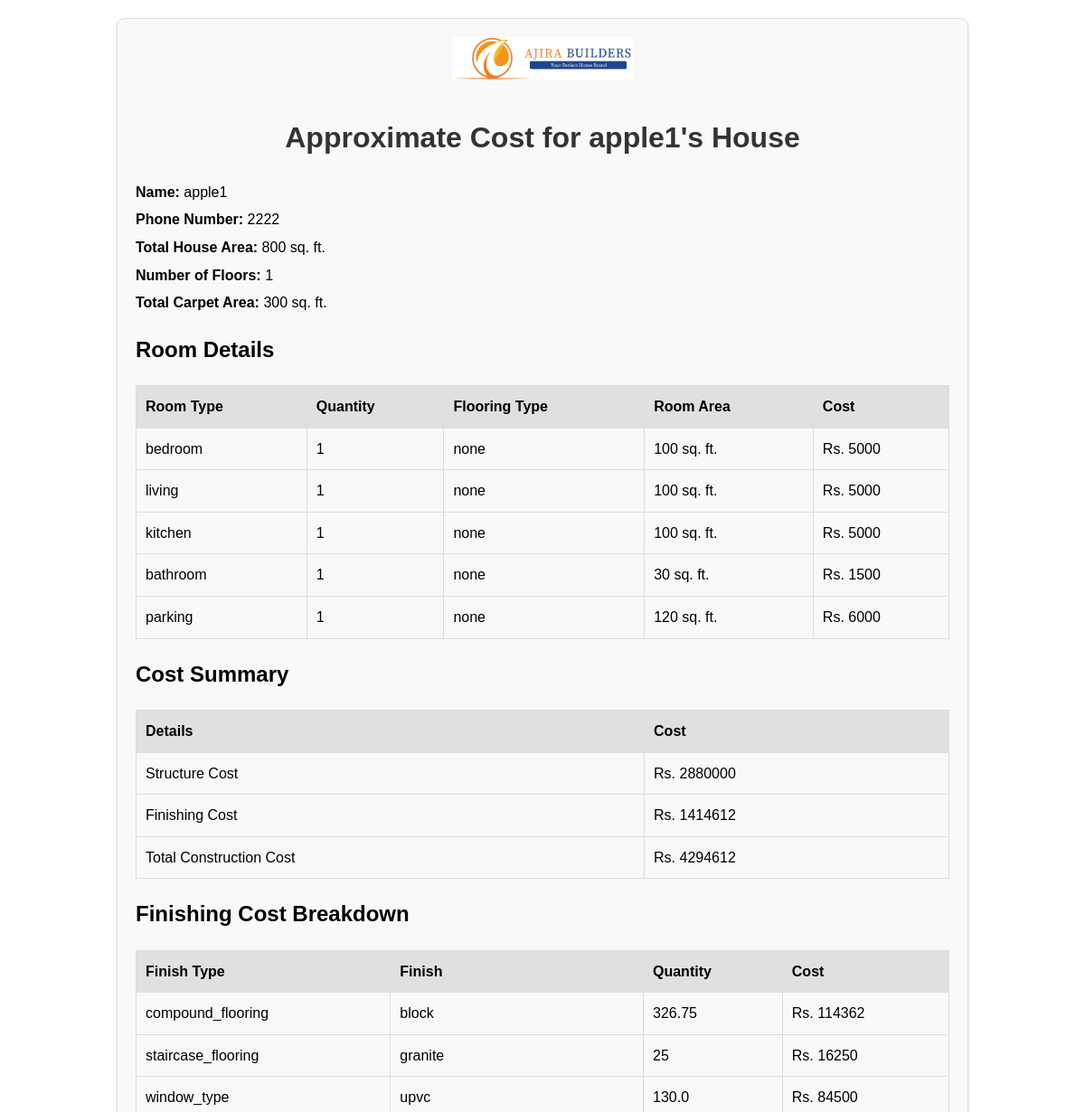
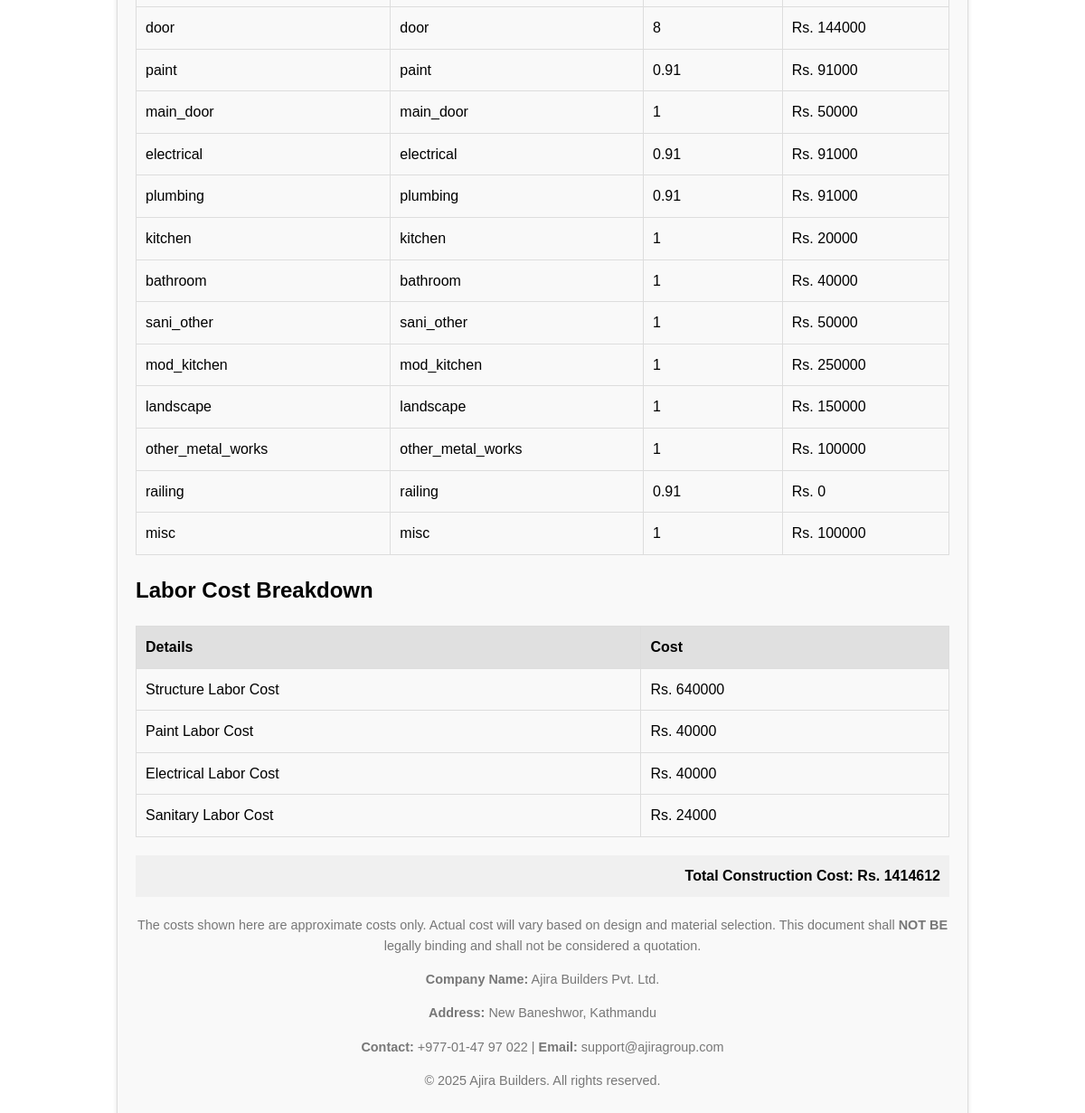
Page /result/ on the committed database (2 pictures, top to bottom).
### ajira/models.py (models this page shows, shortened)
class Summary(models.Model):
    WALLS_AREA = 150
    STAIRS_AREA = 200
    WALLS_AREA_SC_only = 50
    user_name = models.OneToOneField(Home, on_delete=models.CASCADE, related_name='summary')
    phone_number = models.CharField(max_length=13)
    total_house_area = models.PositiveIntegerField(default=0)
    no_of_floors = models.PositiveIntegerField(default=0)
    total_carpet_area = models.PositiveIntegerField(default=0)

class Home(models.Model):
    STATUS_CHOICES = [
        ('affordable', 'Affordable Construction'),
        ('premium', 'Premium Construction'),
    ]
    LAND_AREA_CHOICES = [
        ('2.5-3.0', '2.5 to 3.0 aana'),
        ('3.0-3.5', '3.0 to 3.5 aana'),
        ('3.5-4.0', '3.5 to 4.0 aana'),
        ('4.0-4.5', '4.0 to 4.5 aana'),
        ('4.5-5.0', '4.5 to 5.0 aana'),
        ('> 5.0', 'Greater than 5 aana'),
    ]
    name = models.CharField(max_length=255, unique=True, null=True, blank=True)
    land_area = models.CharField(max_length=20, choices=LAND_AREA_CHOICES)
    ground_coverage = models.FloatField(max_length=50)
    construction_standard = models.CharField(max_length=20, choices=STATUS_CHOICES)
    submitted_at = models.DateTimeField(auto_now_add=True)

class Room(models.Model):
    FLOORING_CHOICES = [
        ('none', 'None'),
        ('tile', 'Tile'),
        ('granite', 'Granite'),
        ('parquet', 'Parquet'),
        ('sisou', 'Sisou'),
    ]
    ROOM_TYPES = [
        ('bedroom', 'Bedroom'),
        ('living', 'Living'),
        ('kitchen', 'Kitchen'),
        ('bathroom', 'Bathroom'),
        ('parking', 'Parking'),
        ('puja', 'Puja Room'),
        ('laundry', 'Laundry Room'),
        ('store', 'Store Room'),
    ]
    ROOM_AREAS = {
        'bedroom': 100,
        'living': 100,
        'kitchen': 100,
        'bathroom': 30,
        'parking': 120,
        'puja': 50,
        'laundry': 25,
        'store': 25
    }
    WINDOW_AREAS_DEFAULT = {
        'bedroom': 30,
        'living': 30,
        'kitchen': 30,
        'bathroom': 6,
        'parking': 0,
        'puja': 6,
        'laundry': 6,
        'store': 6
    }
    TOTAL_COST_DEFAULTS = {
        'affordable': {'tile': 280, 'granite': 550, 'parquet': 120, 'sisou': 350, 'none': 50},
        'premium': {'tile': 500, 'granite': 800, 'parquet': 300, 'sisou': 450, 'none': 100}
    }
    user_name = models.ForeignKey(Home, on_delete=models.CASCADE, related_name='room')
    floor = models.ForeignKey(Floor, on_delete=models.CASCADE, related_name='rooms')
    floor_numm = models.PositiveIntegerField(default=0)
    room_type = models.CharField(max_length=50, choices=ROOM_TYPES)
    quantity = models.PositiveIntegerField(default=0)
    flooring_type = models.CharField(max_length=50, choices=FLOORING_CHOICES, default='none')
    room_area = models.PositiveIntegerField(default=0)
    rate = models.PositiveIntegerField(default=0)
    cost = models.PositiveIntegerField(default=0)
    window_area =   models.PositiveIntegerField(default=0)

class Other(models.Model):
    MATERIAL_CHOICES = [
        ('stone', 'Stone'),
        ('block', 'Block'),
        ('tile', 'Tile'),
    ]
    STAIRCASE_FLOORING_CHOICES = [
        ('tile', 'Tile'),
        ('granite', 'Granite'),
        ('parquet', 'Parquet'),
        ('sisou', 'Sisou'),
    ]
    WINDOW_TYPES = [
        ('upvc', 'UPVC'),
        ('aluminum', 'Aluminum'),
        ('wood', 'Wood'),
    ]
    land_area_map = {
            '2.5-3.0': 3.0,
            '3.0-3.5': 3.5,
            '3.5-4.0': 4.0,
            '4.0-4.5': 4.5,
            '4.5-5.0': 5.0,
            '> 5.0': 20
        }
    COSTS_DEFAULTS = {
        'staircase_flooring':{
            'affordable': {
                'tile': 350,
                'granite': 650,
                'parquet': 400,
                'sisou': 700
            },
            'premium': {
                'tile': 500,
                'granite': 800,
                'parquet': 600,
                'sisou': 1400
            }
        },
        'compound_flooring': {
            'affordable': {
                'tile': 580, # INCUDING PCC
                'block': 350,
                'stone': 450
            },
            'premium': {
                'tile': 800,
                'block': 500,
                'stone': 600
            }
        },
        'window_type': {
            'affordable': {
                'upvc': 650,
                'aluminum': 600,
                'wood': 1500
            },
            'premium': {
                'upvc': 1200,
                'aluminum': 900,
                'wood': 2200
            }
        },
        'main_door': {
            'affordable': {
                'main_door': 50000
            },
            'premium': {
                'main_door': 200000,
            }
        },
        'door': {
            'affordable': {
                'door': 18000
            },
            'premium': {
                'door': 25000,
            }
        },
        'mod_kitchen': {
            'affordable': {
                'mod_kitchen': 250000
            },
            'premium': {
                'mod_kitchen': 600000,
            }
        },
        'landscape': {
            'affordable': {
                'landscape': 150000
            },
            'premium': {
                'landscape': 500000,
            }
        },
        'paint':{
            'affordable': {
                'paint': 100000,
            },
            'premium': {
                'paint': 250000,
            }
        },
        'electrical':{
            'affordable': {
                'electrical': 100000,
            },
            'premium': {
                'electrical': 250000,
            }
        },
        'plumbing':{
            'affordable': {
                'plumbing': 100000,
            },
            'premium': {
                'plumbing': 150000,
            }
        },
        'bathroom':{
            'affordable': {
                'bathroom': 40000,
            },
            'premium': {
                'bathroom': 120000,
            }
        },
        'kitchen':{
            'affordable': {
                'kitchen': 20000,
            },
            'premium': {
                'kitchen': 40000,
            }
        },
        'sani_other':{
            'affordable': {
                'sani_other': 50000,
            },
            'premium': {
                'sani_other': 200000,
            }
        },
        'railing':{
            'affordable': {
                'raling': 40000,
            },
            'premium': {
                'railing': 100000,
            }
        },
        'other_metal_works':{
            'affordable': {
                'other_metal_works': 100000,
            },
            'premium': {
                'other_metal_works': 200000,
            }
        },
        'misc':{
            'affordable': {
                'misc': 100000,
            },
            'premium': {
                'misc': 200000,
            }
        }
    }
    user_name = models.ForeignKey(Home, on_delete=models.CASCADE, related_name='other')
    phone_number= models.CharField(max_length=13)
    finish_type= models.CharField(max_length=50) # window_type, compound_flooring, staircase_flooring
    finish= models.CharField(max_length=50)  # alumium, upvc, etc.. tile stone etc
    qty= models.CharField(max_length=100)
    rate=models.PositiveIntegerField(default=0)
    cost=models.PositiveIntegerField(default=0)

### ajira/views.py (the view)
# urls.py: path('result/', ResultView, name='result'),
def ResultView(request):
    user = Home.objects.latest('submitted_at')
    summary = Summary.objects.get(user_name=user)
    WALLS_AREA = 150
    STAIRS_AREA = 200
    floor1_area = Room.objects.filter(user_name=user, floor_numm=1).aggregate(Sum('room_area'))['room_area__sum'] +  WALLS_AREA + STAIRS_AREA
    total_str_cost = (floor1_area + Summary.objects.get(user_name=user).total_house_area) * 1800
    total_room_cost = sum(room.cost for room in user.room.all()) if user.room.exists() else 0
    total_other_cost = sum(other.cost for other in user.other.all()) if user.other.exists() else 0
    total_cost = total_room_cost + total_other_cost
    noofffloors = Summary.objects.get(user_name=user).no_of_floors
    total_str_lab_cost = (floor1_area + Summary.objects.get(user_name=user).total_house_area) * 400
    total_paint_labor_cost =  noofffloors * 40000
    total_elec_labor_cost = noofffloors * 40000
    numberofbathrooms = Other.objects.filter(user_name=user, finish_type='bathroom').count()
    numberofkitchen = Other.objects.filter(user_name=user, finish_type='kitchen').count()
    total_sani_labor_cost = numberofbathrooms * 14000 + numberofkitchen * 10000
    print(numberofkitchen  )
    context = {
        'summary': summary,
        'total_cost': total_cost,
        'current_year': datetime.datetime.now().year,
        'total_str_cost':total_str_cost,
        'total_const_cost':total_str_cost + total_cost,
        'total_str_lab_cost': total_str_lab_cost,
        'total_paint_labor_cost':total_paint_labor_cost,
        'total_elec_labor_cost': total_elec_labor_cost,
        'total_sani_labor_cost':total_sani_labor_cost
    }
    return render(request, 'result.html', context)

### templates/result.html (shortened to what this page needs)
<!DOCTYPE html>
<html lang="en">
<head>
</head>
<body>
    <div class="container">
        <div class="header">
            <img src="/static/img/logo.jpeg" alt="Company Logo" class="logo">  <h1>Approximate Cost for {{ summary.user_name.name }}'s House</h1> </div>
        <div class="info">
            <p><strong>Name:</strong> {{ summary.user_name.name }}</p>
            <p><strong>Phone Number:</strong> {{ summary.phone_number }}</p>
            <p><strong>Total House Area:</strong> {{ summary.total_house_area }} sq. ft.</p>
            <p><strong>Number of Floors:</strong> {{ summary.no_of_floors }}</p>
            <p><strong>Total Carpet Area:</strong> {{ summary.total_carpet_area }} sq. ft.</p>
        </div>
        <h2>Room Details</h2>
        <table>
            <thead>
                <tr>
                    <th>Room Type</th>
                    <th>Quantity</th>
                    <th>Flooring Type</th>
                    <th>Room Area</th>
                    <th>Cost</th>
                </tr>
            </thead>
            <tbody>
                {% for room in summary.user_name.room.all %}
                <tr>
                    <td>{{ room.room_type }}</td>
                    <td>{{ room.quantity }}</td>
                    <td>{{ room.flooring_type }}</td>
                    <td>{{ room.room_area }} sq. ft.</td>
                    <td>Rs. {{ room.cost }}</td>
                </tr>
                {% empty %}  <tr><td colspan="5">No room details found.</td></tr>
                {% endfor %}
            </tbody>
        </table>
        <h2>Cost Summary</h2>
        <table>
            <thead>
                <tr>
                    <th>Details</th>
                    <th>Cost</th>
                </tr>
            </thead>
            <tbody>
                <tr>
                    <td>Structure Cost</td>
                    <td>Rs. {{ total_str_cost }}</td>
                </tr>
                <tr>
                    <td>Finishing Cost</td>
                    <td>Rs. {{ total_cost }}</td>
                </tr>
                <tr>
                    <td>Total Construction Cost</td>
                    <td>Rs. {{ total_const_cost }} </td>
                </tr>
            </tbody>
        </table>
        <h2>Finishing Cost Breakdown</h2>
        <table>
            <thead>
                <tr>
                    <th>Finish Type</th>
                    <th>Finish</th>
                    <th>Quantity</th>
                    <th>Cost</th>
                </tr>
            </thead>
            <tbody>
                {% for other in summary.user_name.other.all %}
                <tr>
                    <td>{{ other.finish_type }}</td>
                    <td>{{ other.finish }}</td>
                    <td>{{ other.qty }}</td>
                    <td>Rs. {{ other.cost }}</td>
                </tr>
                {% empty %}  <tr><td colspan="5">No other cost details found.</td></tr>
                {% endfor %}
            </tbody>
        </table>
        <h2>Labor Cost Breakdown</h2>
        <table>
            <thead>
                <tr>
                    <th>Details</th>
                    <th>Cost</th>
                </tr>
            </thead>
            <tbody>
                <tr>
                    <td>Structure Labor Cost</td>
                    <td>Rs. {{ total_str_lab_cost }}</td>
                </tr>
                <tr>
                    <td>Paint Labor Cost </td>
                    <td>Rs. {{ total_paint_labor_cost }}</td>
                </tr>
                <tr>
                    <td>Electrical Labor Cost</td>
                    <td>Rs. {{ total_elec_labor_cost }} </td>
                </tr>
                <tr>
                    <td>Sanitary Labor Cost</td>
                    <td>Rs. {{ total_sani_labor_cost }} </td>
                </tr>
            </tbody>
        </table>
        <div class="total">
            Total Construction Cost: Rs. {{ total_cost }}
        </div>
        <div class="footer">
            <p>The costs shown here are approximate costs only. Actual cost will vary based on design and material selection. This document shall <strong> NOT BE </strong> legally binding and shall not be considered a quotation. </p>
            <p><strong>Company Name:</strong> Ajira Builders Pvt. Ltd.</p>  <p><strong>Address:</strong> New Baneshwor, Kathmandu</p> <p><strong>Contact:</strong> +977-01-47 97 022 | <strong>Email:</strong> support@ajiragroup.com</p> <p>&copy; {{ current_year }} Ajira Builders. All rights reserved.</p> </div>
    </div>
    <div class="page-break"></div>  </body>
</html>

### templates/result.html (style rules this page uses)
body { font-family: Arial, sans-serif; margin: 20px; line-height: 1.6; }
.container { max-width: 900px; margin: 0 auto; padding: 20px; border: 1px solid #ddd; border-radius: 8px; box-shadow: 0 2px 5px rgba(0,0,0,0.1); background-color: #f9f9f9; }
.header { text-align: center; margin-bottom: 20px; }
.logo { max-width: 200px; margin-bottom: 10px; }
h1 { color: #333; }
.info { margin-bottom: 20px; }
.info p { margin: 5px 0; }
table { width: 100%; border-collapse: collapse; margin-bottom: 20px; }
table, th, td { border: 1px solid #ddd; padding: 10px; text-align: left; }
th { background-color: #e0e0e0; font-weight: bold; }
.total { font-weight: bold; background-color: #f0f0f0; padding: 10px; text-align: right; }
.footer { text-align: center; margin-top: 20px; color: #777; font-size: 0.9em; }

### rows in the picture
Summary: user_name.name "apple1", phone_number "2222", total_house_area "800", no_of_floors "1", total_carpet_area "300"
Room: room_type "bedroom", quantity "1", flooring_type "none", room_area "100", cost "5000"
Room: room_type "living", quantity "1", flooring_type "none", room_area "100", cost "5000"
Room: room_type "kitchen", quantity "1", flooring_type "none", room_area "100", cost "5000"
Room: room_type "bathroom", quantity "1", flooring_type "none", room_area "30", cost "1500"
Room: room_type "parking", quantity "1", flooring_type "none", room_area "120", cost "6000"
Other: finish_type "compound_flooring", finish "block", qty "326.75", cost "114362"
Other: finish_type "staircase_flooring", finish "granite", qty "25", cost "16250"
Other: finish_type "window_type", finish "upvc", qty "130.0", cost "84500"
Other: finish_type "door", finish "door", qty "8", cost "144000"
Other: finish_type "paint", finish "paint", qty "0.91", cost "91000"
Other: finish_type "main_door", finish "main_door", qty "1", cost "50000"
Other: finish_type "electrical", finish "electrical", qty "0.91", cost "91000"
Other: finish_type "plumbing", finish "plumbing", qty "0.91", cost "91000"
Other: finish_type "kitchen", finish "kitchen", qty "1", cost "20000"
Other: finish_type "bathroom", finish "bathroom", qty "1", cost "40000"
Other: finish_type "sani_other", finish "sani_other", qty "1", cost "50000"
Other: finish_type "mod_kitchen", finish "mod_kitchen", qty "1", cost "250000"
Other: finish_type "landscape", finish "landscape", qty "1", cost "150000"
Other: finish_type "other_metal_works", finish "other_metal_works", qty "1", cost "100000"
Other: finish_type "railing", finish "railing", qty "0.91", cost "0"
Other: finish_type "misc", finish "misc", qty "1", cost "100000"

### other values in the picture
{{ total_str_cost }} "2880000"
{{ total_cost }} "1414612"
{{ total_const_cost }} "4294612"
{{ total_str_lab_cost }} "640000"
{{ total_paint_labor_cost }} "40000"
{{ total_elec_labor_cost }} "40000"
{{ total_sani_labor_cost }} "24000"
